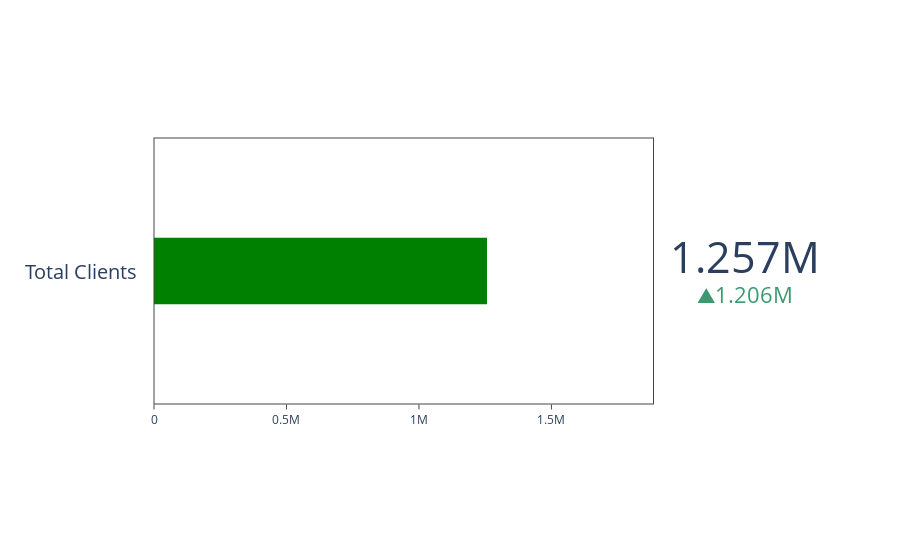

The code cell stored with this chart in its notebook:
### Code cell
import plotly.graph_objects as go

fig = go.Figure(go.Indicator(
    mode = "gauge+number+delta",
    gauge = {'shape': "bullet"},
    delta = {'reference': 51092},
    value = x,
    domain = {'x': [0.1, 1], 'y': [0.2, 0.9]},
    title = {'text': "Total Clients"}))

fig.show()

### Figure 1 — Plotly figure (JSON) as saved in the notebook; plotly's stock layout.template omitted (floating-point values rounded to 4 significant figures)
{"data": [{"delta": {"reference": 51092}, "domain": {"x": [0.1, 1], "y": [0.2, 0.9]}, "gauge": {"shape": "bullet"}, "mode": "gauge+number+delta", "title": {"text": "Total Clients"}, "type": "indicator", "value": 1256896}], "layout": {}}
